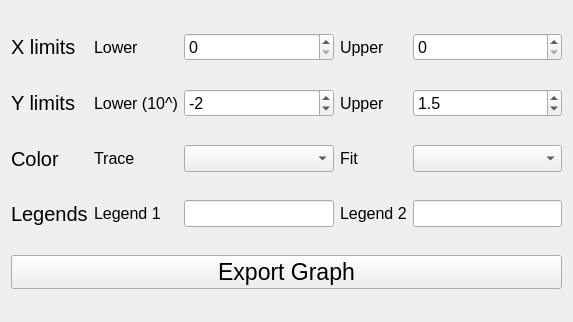
<?xml version="1.0" encoding="UTF-8"?>
<ui version="4.0">
 <class>Form</class>
 <widget class="QWidget" name="Form">
  <property name="geometry">
   <rect>
    <x>0</x>
    <y>0</y>
    <width>573</width>
    <height>322</height>
   </rect>
  </property>
  <property name="windowTitle">
   <string>Form</string>
  </property>
  <layout class="QGridLayout" name="gridLayout">
   <item row="0" column="0">
    <widget class="QLabel" name="label">
     <property name="font">
      <font>
       <pointsize>15</pointsize>
      </font>
     </property>
     <property name="text">
      <string>X limits</string>
     </property>
    </widget>
   </item>
   <item row="0" column="3">
    <widget class="QLabel" name="label_6">
     <property name="font">
      <font>
       <pointsize>12</pointsize>
      </font>
     </property>
     <property name="text">
      <string>Upper</string>
     </property>
    </widget>
   </item>
   <item row="0" column="4">
    <widget class="QSpinBox" name="upperX_spinBox">
     <property name="font">
      <font>
       <pointsize>12</pointsize>
      </font>
     </property>
     <property name="maximum">
      <number>3000000</number>
     </property>
    </widget>
   </item>
   <item row="1" column="1">
    <widget class="QLabel" name="label_3">
     <property name="font">
      <font>
       <pointsize>12</pointsize>
      </font>
     </property>
     <property name="text">
      <string>Lower (10^)</string>
     </property>
    </widget>
   </item>
   <item row="1" column="4">
    <widget class="QDoubleSpinBox" name="upperY_doubleSpinBox">
     <property name="font">
      <font>
       <pointsize>12</pointsize>
      </font>
     </property>
     <property name="decimals">
      <number>1</number>
     </property>
     <property name="minimum">
      <double>-100.000000000000000</double>
     </property>
     <property name="value">
      <double>1.500000000000000</double>
     </property>
    </widget>
   </item>
   <item row="2" column="0">
    <widget class="QLabel" name="label_9">
     <property name="font">
      <font>
       <pointsize>15</pointsize>
      </font>
     </property>
     <property name="text">
      <string>Color</string>
     </property>
    </widget>
   </item>
   <item row="2" column="1">
    <widget class="QLabel" name="label_7">
     <property name="font">
      <font>
       <pointsize>12</pointsize>
      </font>
     </property>
     <property name="text">
      <string>Trace</string>
     </property>
    </widget>
   </item>
   <item row="0" column="1">
    <widget class="QLabel" name="label_5">
     <property name="font">
      <font>
       <pointsize>12</pointsize>
      </font>
     </property>
     <property name="text">
      <string>Lower</string>
     </property>
    </widget>
   </item>
   <item row="0" column="2">
    <widget class="QSpinBox" name="lowerX_spinBox">
     <property name="font">
      <font>
       <pointsize>12</pointsize>
      </font>
     </property>
     <property name="maximum">
      <number>3000000</number>
     </property>
    </widget>
   </item>
   <item row="1" column="0">
    <widget class="QLabel" name="label_2">
     <property name="font">
      <font>
       <pointsize>15</pointsize>
      </font>
     </property>
     <property name="text">
      <string>Y limits</string>
     </property>
    </widget>
   </item>
   <item row="1" column="2">
    <widget class="QSpinBox" name="lowerY_spinBox">
     <property name="font">
      <font>
       <pointsize>12</pointsize>
      </font>
     </property>
     <property name="minimum">
      <number>-100</number>
     </property>
     <property name="value">
      <number>-2</number>
     </property>
    </widget>
   </item>
   <item row="1" column="3">
    <widget class="QLabel" name="label_4">
     <property name="font">
      <font>
       <pointsize>12</pointsize>
      </font>
     </property>
     <property name="text">
      <string>Upper</string>
     </property>
    </widget>
   </item>
   <item row="3" column="3">
    <widget class="QLabel" name="label_11">
     <property name="font">
      <font>
       <pointsize>12</pointsize>
      </font>
     </property>
     <property name="text">
      <string>Legend 2</string>
     </property>
    </widget>
   </item>
   <item row="3" column="2">
    <widget class="QLineEdit" name="legend1_lineEdit">
     <property name="font">
      <font>
       <pointsize>12</pointsize>
      </font>
     </property>
    </widget>
   </item>
   <item row="2" column="4">
    <widget class="QComboBox" name="fitColor_comboBox">
     <property name="font">
      <font>
       <pointsize>12</pointsize>
      </font>
     </property>
    </widget>
   </item>
   <item row="2" column="2">
    <widget class="QComboBox" name="traceColor_comboBox">
     <property name="font">
      <font>
       <pointsize>12</pointsize>
      </font>
     </property>
    </widget>
   </item>
   <item row="2" column="3">
    <widget class="QLabel" name="label_8">
     <property name="font">
      <font>
       <pointsize>12</pointsize>
      </font>
     </property>
     <property name="text">
      <string>Fit</string>
     </property>
    </widget>
   </item>
   <item row="3" column="4">
    <widget class="QLineEdit" name="legend2_lineEdit">
     <property name="font">
      <font>
       <pointsize>12</pointsize>
      </font>
     </property>
    </widget>
   </item>
   <item row="3" column="0">
    <widget class="QLabel" name="label_12">
     <property name="font">
      <font>
       <pointsize>15</pointsize>
      </font>
     </property>
     <property name="text">
      <string>Legends</string>
     </property>
    </widget>
   </item>
   <item row="3" column="1">
    <widget class="QLabel" name="label_10">
     <property name="font">
      <font>
       <pointsize>12</pointsize>
      </font>
     </property>
     <property name="text">
      <string>Legend 1</string>
     </property>
    </widget>
   </item>
   <item row="4" column="0" colspan="5">
    <widget class="QPushButton" name="pushButton">
     <property name="font">
      <font>
       <pointsize>17</pointsize>
      </font>
     </property>
     <property name="text">
      <string>Export Graph</string>
     </property>
    </widget>
   </item>
  </layout>
 </widget>
 <resources/>
 <connections/>
</ui>
